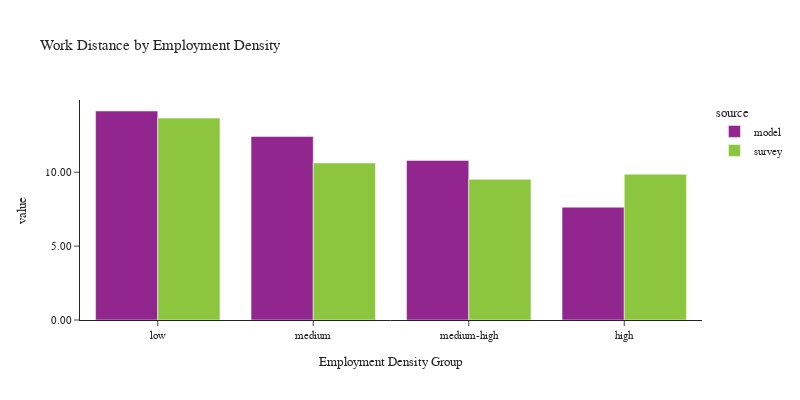

Notebook cell for this chart:
### Code cell
plot_work_location(df_workers, 'emp_density_group', 'Employment Density', 'Employment Density Group')

### Figure 1 — Plotly figure (JSON) as saved in the notebook; plotly's stock layout.template omitted (floating-point values rounded to 4 significant figures)
{"data": [{"alignmentgroup": "True", "customdata": [[580413], [584598], [552481], [505654]], "hovertemplate": "source=model<br>emp_density_group=%{x}<br>value=%{y}<br>sample count=%{customdata[0]}<extra></extra>", "legendgroup": "model", "marker": {"color": "#91268F", "pattern": {"shape": ""}}, "name": "model", "offsetgroup": "model", "orientation": "v", "showlegend": true, "textposition": "auto", "type": "bar", "x": ["low", "medium", "medium-high", "high"], "xaxis": "x", "y": [14.14, 12.42, 10.8, 7.636], "yaxis": "y"}, {"alignmentgroup": "True", "customdata": [[938], [792], [664], [429]], "hovertemplate": "source=survey<br>emp_density_group=%{x}<br>value=%{y}<br>sample count=%{customdata[0]}<extra></extra>", "legendgroup": "survey", "marker": {"color": "#8CC63E", "pattern": {"shape": ""}}, "name": "survey", "offsetgroup": "survey", "orientation": "v", "showlegend": true, "textposition": "auto", "type": "bar", "x": ["low", "medium", "medium-high", "high"], "xaxis": "x", "y": [13.67, 10.63, 9.525, 9.87], "yaxis": "y"}], "layout": {"barmode": "group", "font": {"size": 11}, "height": 400, "legend": {"title": {"text": "source"}, "tracegroupgap": 0}, "title": {"text": "Work Distance by Employment Density"}, "width": 800, "xaxis": {"anchor": "y", "domain": [0.0, 1.0], "title": {"text": "Employment Density Group"}}, "yaxis": {"anchor": "x", "domain": [0.0, 1.0], "tickformat": ".2f", "title": {"text": "value"}}}}
